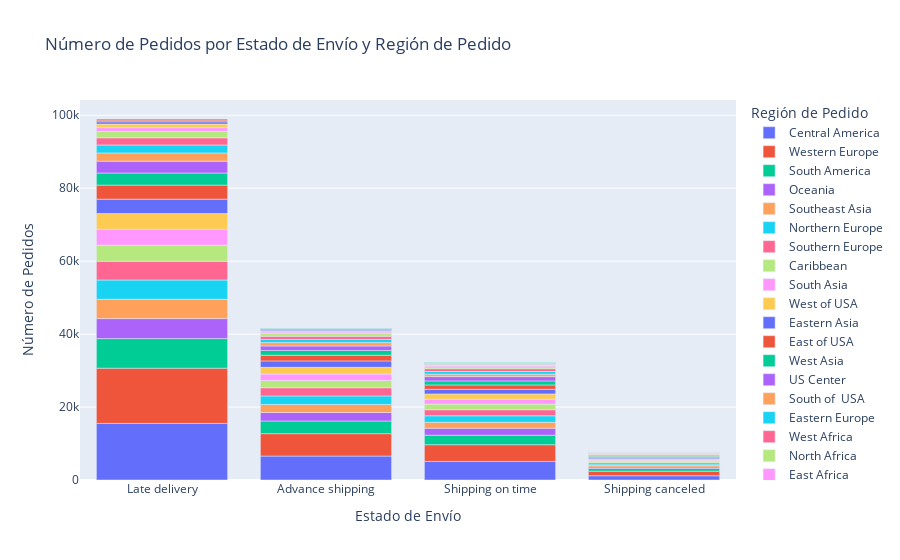

Notebook source saved alongside this figure:
### Code cell
#agrupa el df por el estado de entrega y por región de pedido, cuenta el número de pedidos de cada combinación, convierte el resultado a un nuevo DataFrame (data_delivery_status_region) y lo ordena de mayor a menor según el número de pedidos
data_delivery_status_region=df1.groupby(['Delivery Status', 'Order Region'])['Order Id'].count().reset_index(name='Number of Orders').sort_values(by= 'Number of Orders', ascending= False)

#creamos un gráfico de barras que muestra el número de pedidos para cada estado de entrega, diferenciados por región
#Las barras están coloreadas según la región, y las etiquetas de los ejes se establecen para una visualización clara.
fig = px.bar(
    data_delivery_status_region,
    x='Delivery Status',            # Eje x: Estado de Envío
    y='Number of Orders',           # Eje y: Número de Pedidos
    color='Order Region',           # Colores basados en la Región de Pedido
    labels={
        'Delivery Status': 'Estado de Envío',
        'Number of Orders': 'Número de Pedidos',
        'Order Region': 'Región de Pedido'
    },
    title='Número de Pedidos por Estado de Envío y Región de Pedido'  # Título del gráfico
)
# Mostrar el gráfico
fig.show()

### Figure 1 — Plotly figure (JSON) as saved in the notebook; plotly's stock layout.template omitted (floating-point values rounded to 4 significant figures)
{"data": [{"alignmentgroup": "True", "hovertemplate": "Región de Pedido=Central America<br>Estado de Envío=%{x}<br>Número de Pedidos=%{y}<extra></extra>", "legendgroup": "Central America", "marker": {"color": "#636efa", "pattern": {"shape": ""}}, "name": "Central America", "offsetgroup": "Central America", "orientation": "v", "showlegend": true, "textposition": "auto", "type": "bar", "x": ["Late delivery", "Advance shipping", "Shipping on time", "Shipping canceled"], "xaxis": "x", "y": [15518, 6566, 5090, 1167], "yaxis": "y"}, {"alignmentgroup": "True", "hovertemplate": "Región de Pedido=Western Europe<br>Estado de Envío=%{x}<br>Número de Pedidos=%{y}<extra></extra>", "legendgroup": "Western Europe", "marker": {"color": "#EF553B", "pattern": {"shape": ""}}, "name": "Western Europe", "offsetgroup": "Western Europe", "orientation": "v", "showlegend": true, "textposition": "auto", "type": "bar", "x": ["Late delivery", "Advance shipping", "Shipping on time", "Shipping canceled"], "xaxis": "x", "y": [15140, 6138, 4589, 1242], "yaxis": "y"}, {"alignmentgroup": "True", "hovertemplate": "Región de Pedido=South America<br>Estado de Envío=%{x}<br>Número de Pedidos=%{y}<extra></extra>", "legendgroup": "South America", "marker": {"color": "#00cc96", "pattern": {"shape": ""}}, "name": "South America", "offsetgroup": "South America", "orientation": "v", "showlegend": true, "textposition": "auto", "type": "bar", "x": ["Late delivery", "Advance shipping", "Shipping on time", "Shipping canceled"], "xaxis": "x", "y": [8111, 3476, 2597, 751], "yaxis": "y"}, {"alignmentgroup": "True", "hovertemplate": "Región de Pedido=Oceania<br>Estado de Envío=%{x}<br>Número de Pedidos=%{y}<extra></extra>", "legendgroup": "Oceania", "marker": {"color": "#ab63fa", "pattern": {"shape": ""}}, "name": "Oceania", "offsetgroup": "Oceania", "orientation": "v", "showlegend": true, "textposition": "auto", "type": "bar", "x": ["Late delivery", "Advance shipping", "Shipping on time", "Shipping canceled"], "xaxis": "x", "y": [5482, 2324, 1927, 415], "yaxis": "y"}, {"alignmentgroup": "True", "hovertemplate": "Región de Pedido=Southeast Asia<br>Estado de Envío=%{x}<br>Número de Pedidos=%{y}<extra></extra>", "legendgroup": "Southeast Asia", "marker": {"color": "#FFA15A", "pattern": {"shape": ""}}, "name": "Southeast Asia", "offsetgroup": "Southeast Asia", "orientation": "v", "showlegend": true, "textposition": "auto", "type": "bar", "x": ["Late delivery", "Advance shipping", "Shipping on time", "Shipping canceled"], "xaxis": "x", "y": [5297, 2208, 1631, 403], "yaxis": "y"}, {"alignmentgroup": "True", "hovertemplate": "Región de Pedido=Northern Europe<br>Estado de Envío=%{x}<br>Número de Pedidos=%{y}<extra></extra>", "legendgroup": "Northern Europe", "marker": {"color": "#19d3f3", "pattern": {"shape": ""}}, "name": "Northern Europe", "offsetgroup": "Northern Europe", "orientation": "v", "showlegend": true, "textposition": "auto", "type": "bar", "x": ["Late delivery", "Advance shipping", "Shipping on time", "Shipping canceled"], "xaxis": "x", "y": [5292, 2341, 1775, 384], "yaxis": "y"}, {"alignmentgroup": "True", "hovertemplate": "Región de Pedido=Southern Europe<br>Estado de Envío=%{x}<br>Número de Pedidos=%{y}<extra></extra>", "legendgroup": "Southern Europe", "marker": {"color": "#FF6692", "pattern": {"shape": ""}}, "name": "Southern Europe", "offsetgroup": "Southern Europe", "orientation": "v", "showlegend": true, "textposition": "auto", "type": "bar", "x": ["Late delivery", "Advance shipping", "Shipping on time", "Shipping canceled"], "xaxis": "x", "y": [5129, 2246, 1655, 401], "yaxis": "y"}, {"alignmentgroup": "True", "hovertemplate": "Región de Pedido=Caribbean<br>Estado de Envío=%{x}<br>Número de Pedidos=%{y}<extra></extra>", "legendgroup": "Caribbean", "marker": {"color": "#B6E880", "pattern": {"shape": ""}}, "name": "Caribbean", "offsetgroup": "Caribbean", "orientation": "v", "showlegend": true, "textposition": "auto", "type": "bar", "x": ["Late delivery", "Advance shipping", "Shipping on time", "Shipping canceled"], "xaxis": "x", "y": [4415, 1997, 1539, 367], "yaxis": "y"}, {"alignmentgroup": "True", "hovertemplate": "Región de Pedido=South Asia<br>Estado de Envío=%{x}<br>Número de Pedidos=%{y}<extra></extra>", "legendgroup": "South Asia", "marker": {"color": "#FF97FF", "pattern": {"shape": ""}}, "name": "South Asia", "offsetgroup": "South Asia", "orientation": "v", "showlegend": true, "textposition": "auto", "type": "bar", "x": ["Late delivery", "Advance shipping", "Shipping on time", "Shipping canceled"], "xaxis": "x", "y": [4350, 1765, 1340, 276], "yaxis": "y"}, {"alignmentgroup": "True", "hovertemplate": "Región de Pedido=West of USA <br>Estado de Envío=%{x}<br>Número de Pedidos=%{y}<extra></extra>", "legendgroup": "West of USA ", "marker": {"color": "#FECB52", "pattern": {"shape": ""}}, "name": "West of USA ", "offsetgroup": "West of USA ", "orientation": "v", "showlegend": true, "textposition": "auto", "type": "bar", "x": ["Late delivery", "Advance shipping", "Shipping on time", "Shipping canceled"], "xaxis": "x", "y": [4313, 1835, 1447, 398], "yaxis": "y"}, {"alignmentgroup": "True", "hovertemplate": "Región de Pedido=Eastern Asia<br>Estado de Envío=%{x}<br>Número de Pedidos=%{y}<extra></extra>", "legendgroup": "Eastern Asia", "marker": {"color": "#636efa", "pattern": {"shape": ""}}, "name": "Eastern Asia", "offsetgroup": "Eastern Asia", "orientation": "v", "showlegend": true, "textposition": "auto", "type": "bar", "x": ["Late delivery", "Advance shipping", "Shipping on time", "Shipping canceled"], "xaxis": "x", "y": [3955, 1754, 1264, 307], "yaxis": "y"}, {"alignmentgroup": "True", "hovertemplate": "Región de Pedido=East of USA<br>Estado de Envío=%{x}<br>Número de Pedidos=%{y}<extra></extra>", "legendgroup": "East of USA", "marker": {"color": "#EF553B", "pattern": {"shape": ""}}, "name": "East of USA", "offsetgroup": "East of USA", "orientation": "v", "showlegend": true, "textposition": "auto", "type": "bar", "x": ["Late delivery", "Advance shipping", "Shipping on time", "Shipping canceled"], "xaxis": "x", "y": [3849, 1560, 1208, 298], "yaxis": "y"}, {"alignmentgroup": "True", "hovertemplate": "Región de Pedido=West Asia<br>Estado de Envío=%{x}<br>Número de Pedidos=%{y}<extra></extra>", "legendgroup": "West Asia", "marker": {"color": "#00cc96", "pattern": {"shape": ""}}, "name": "West Asia", "offsetgroup": "West Asia", "orientation": "v", "showlegend": true, "textposition": "auto", "type": "bar", "x": ["Late delivery", "Advance shipping", "Shipping on time", "Shipping canceled"], "xaxis": "x", "y": [3322, 1310, 1114, 263], "yaxis": "y"}, {"alignmentgroup": "True", "hovertemplate": "Región de Pedido=US Center <br>Estado de Envío=%{x}<br>Número de Pedidos=%{y}<extra></extra>", "legendgroup": "US Center ", "marker": {"color": "#ab63fa", "pattern": {"shape": ""}}, "name": "US Center ", "offsetgroup": "US Center ", "orientation": "v", "showlegend": true, "textposition": "auto", "type": "bar", "x": ["Late delivery", "Advance shipping", "Shipping on time", "Shipping canceled"], "xaxis": "x", "y": [3252, 1227, 1174, 234], "yaxis": "y"}, {"alignmentgroup": "True", "hovertemplate": "Región de Pedido=South of  USA <br>Estado de Envío=%{x}<br>Número de Pedidos=%{y}<extra></extra>", "legendgroup": "South of  USA ", "marker": {"color": "#FFA15A", "pattern": {"shape": ""}}, "name": "South of  USA ", "offsetgroup": "South of  USA ", "orientation": "v", "showlegend": true, "textposition": "auto", "type": "bar", "x": ["Late delivery", "Advance shipping", "Shipping on time", "Shipping canceled"], "xaxis": "x", "y": [2256, 927, 672, 190], "yaxis": "y"}, {"alignmentgroup": "True", "hovertemplate": "Región de Pedido=Eastern Europe<br>Estado de Envío=%{x}<br>Número de Pedidos=%{y}<extra></extra>", "legendgroup": "Eastern Europe", "marker": {"color": "#19d3f3", "pattern": {"shape": ""}}, "name": "Eastern Europe", "offsetgroup": "Eastern Europe", "orientation": "v", "showlegend": true, "textposition": "auto", "type": "bar", "x": ["Late delivery", "Advance shipping", "Shipping on time", "Shipping canceled"], "xaxis": "x", "y": [2182, 879, 724, 135], "yaxis": "y"}, {"alignmentgroup": "True", "hovertemplate": "Región de Pedido=West Africa<br>Estado de Envío=%{x}<br>Número de Pedidos=%{y}<extra></extra>", "legendgroup": "West Africa", "marker": {"color": "#FF6692", "pattern": {"shape": ""}}, "name": "West Africa", "offsetgroup": "West Africa", "orientation": "v", "showlegend": true, "textposition": "auto", "type": "bar", "x": ["Late delivery", "Advance shipping", "Shipping on time", "Shipping canceled"], "xaxis": "x", "y": [1953, 849, 769, 125], "yaxis": "y"}, {"alignmentgroup": "True", "hovertemplate": "Región de Pedido=North Africa<br>Estado de Envío=%{x}<br>Número de Pedidos=%{y}<extra></extra>", "legendgroup": "North Africa", "marker": {"color": "#B6E880", "pattern": {"shape": ""}}, "name": "North Africa", "offsetgroup": "North Africa", "orientation": "v", "showlegend": true, "textposition": "auto", "type": "bar", "x": ["Late delivery", "Advance shipping", "Shipping on time", "Shipping canceled"], "xaxis": "x", "y": [1762, 760, 564, 146], "yaxis": "y"}, {"alignmentgroup": "True", "hovertemplate": "Región de Pedido=East Africa<br>Estado de Envío=%{x}<br>Número de Pedidos=%{y}<extra></extra>", "legendgroup": "East Africa", "marker": {"color": "#FF97FF", "pattern": {"shape": ""}}, "name": "East Africa", "offsetgroup": "East Africa", "orientation": "v", "showlegend": true, "textposition": "auto", "type": "bar", "x": ["Late delivery", "Advance shipping", "Shipping on time", "Shipping canceled"], "xaxis": "x", "y": [1036, 399, 346, 71], "yaxis": "y"}, {"alignmentgroup": "True", "hovertemplate": "Región de Pedido=Central Africa<br>Estado de Envío=%{x}<br>Número de Pedidos=%{y}<extra></extra>", "legendgroup": "Central Africa", "marker": {"color": "#FECB52", "pattern": {"shape": ""}}, "name": "Central Africa", "offsetgroup": "Central Africa", "orientation": "v", "showlegend": true, "textposition": "auto", "type": "bar", "x": ["Late delivery", "Advance shipping", "Shipping on time", "Shipping canceled"], "xaxis": "x", "y": [972, 354, 290, 61], "yaxis": "y"}, {"alignmentgroup": "True", "hovertemplate": "Región de Pedido=Southern Africa<br>Estado de Envío=%{x}<br>Número de Pedidos=%{y}<extra></extra>", "legendgroup": "Southern Africa", "marker": {"color": "#636efa", "pattern": {"shape": ""}}, "name": "Southern Africa", "offsetgroup": "Southern Africa", "orientation": "v", "showlegend": true, "textposition": "auto", "type": "bar", "x": ["Late delivery", "Advance shipping", "Shipping on time", "Shipping canceled"], "xaxis": "x", "y": [617, 283, 200, 57], "yaxis": "y"}, {"alignmentgroup": "True", "hovertemplate": "Región de Pedido=Canada<br>Estado de Envío=%{x}<br>Número de Pedidos=%{y}<extra></extra>", "legendgroup": "Canada", "marker": {"color": "#EF553B", "pattern": {"shape": ""}}, "name": "Canada", "offsetgroup": "Canada", "orientation": "v", "showlegend": true, "textposition": "auto", "type": "bar", "x": ["Late delivery", "Advance shipping", "Shipping on time", "Shipping canceled"], "xaxis": "x", "y": [468, 282, 157, 52], "yaxis": "y"}, {"alignmentgroup": "True", "hovertemplate": "Región de Pedido=Central Asia<br>Estado de Envío=%{x}<br>Número de Pedidos=%{y}<extra></extra>", "legendgroup": "Central Asia", "marker": {"color": "#00cc96", "pattern": {"shape": ""}}, "name": "Central Asia", "offsetgroup": "Central Asia", "orientation": "v", "showlegend": true, "textposition": "auto", "type": "bar", "x": ["Late delivery", "Shipping on time", "Advance shipping", "Shipping canceled"], "xaxis": "x", "y": [306, 124, 112, 11], "yaxis": "y"}], "layout": {"autosize": true, "barmode": "relative", "legend": {"title": {"text": "Región de Pedido"}, "tracegroupgap": 0}, "title": {"text": "Número de Pedidos por Estado de Envío y Región de Pedido"}, "xaxis": {"anchor": "y", "autorange": true, "domain": [0, 1], "range": [-0.5, 3.5], "title": {"text": "Estado de Envío"}, "type": "category"}, "yaxis": {"anchor": "x", "autorange": true, "domain": [0, 1], "range": [0, 104200.0], "title": {"text": "Número de Pedidos"}, "type": "linear"}}}
